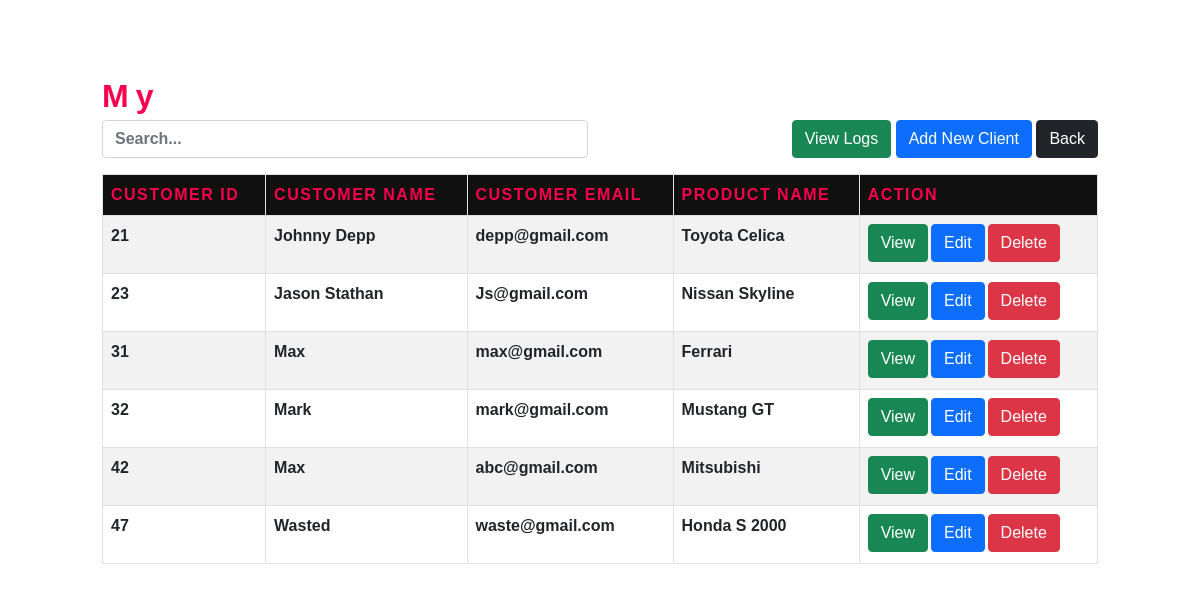
/shop/home.php (signed in), run on the app's committed database.
### tables this page shows
CREATE TABLE `orders` (
  `order_id` int(11) NOT NULL,
  `customer_id` int(11) NOT NULL,
  `product_id` int(11) NOT NULL,
  `order_date` timestamp NOT NULL DEFAULT current_timestamp() ON UPDATE current_timestamp()
);

CREATE TABLE `customers` (
  `customer_id` int(11) NOT NULL,
  `customer_name` varchar(50) NOT NULL,
  `customer_email` varchar(100) NOT NULL
);

CREATE TABLE `products` (
  `product_id` int(11) NOT NULL,
  `product_name` varchar(50) NOT NULL,
  `product_price` decimal(20,2) NOT NULL
);

### shop/home.php (the view, shortened to what this page needs)
<?php
$db_host = 'localhost';
$db_user = 'root';
$db_pass = '';
$db_name = 'myshop';
$conn = mysqli_connect($db_host, $db_user, $db_pass, $db_name);
        $sql = "SELECT orders.order_id, customers.customer_id, customers.customer_name, customers.customer_email, products.product_name
        FROM orders
        JOIN customers ON orders.customer_id = customers.customer_id
        JOIN products ON orders.product_id = products.product_id";
        $result = mysqli_query($conn, $sql);
?>
<!DOCTYPE html>
<html>
<head>
    <link href="https://cdn.jsdelivr.net/npm/bootstrap@5.0.2/dist/css/bootstrap.min.css" rel="stylesheet">
    <link rel="stylesheet" href="https://cdn.jsdelivr.net/npm/sweetalert2@11.0.20/dist/sweetalert2.min.css">
    <link rel="stylesheet" href="home.css?v=<?php echo time(); ?>">
</head>
<body class ="body-bg">
<br><br><br>
<span id="static-text">My</span>
<div class="container-fluid" style="padding-left: 8.5%; padding-right: 8.5%;">
    <div class="row">
        <div class="col-12 col-md-6">
            <div class="input-group mb-3">
                <input type="text" id="myInput" class="form-control" placeholder="Search...">
            </div>
        </div>
        <div class="col-12 col-md-6 text-md-end">
            <a class="btn btn-success" href="logs.php" role="button">View Logs</a>
            <a class="btn btn-primary" href="create.php" role="button">Add New Client</a>
            <a class="btn btn-dark" href="navigation.php" role="button">Back</a>
        </div>
    </div>
</div>
            <table class="table table-striped table-hover table-bordered">
    <thead class="thead-dark">
        <tr>
            <th>Customer ID</th>
            <th>Customer Name</th>
            <th>Customer Email</th>
            <th>Product Name</th>
            <th>Action</th>
        </tr>
    </thead>
    <tbody id="myTable">
        <?php while ($row = mysqli_fetch_assoc($result)): ?>
            <tr>
                <td><?php echo $row['customer_id']; ?></td>
                <td><?php echo $row['customer_name']; ?></td>
                <td><?php echo $row['customer_email']; ?></td>
                <td><?php echo $row['product_name']; ?></td>
                <td>
                    <div class="btn-group" role="group" aria-label="Actions">
                        <form method="GET" action="view.php">
                            <button type="submit" class="btn btn-success">View</button>
                        </form>
                        <form method="GET" action="edit.php">
                            <button type="submit" class="btn btn-primary">Edit</button>
                        </form>
                        <form method="POST" action="delete.php" onsubmit="return confirmDelete(event)">
                            <button type="submit" class="btn btn-danger">Delete</button>
                        </form>
                    </div>
                </td>
            </tr>
        <?php endwhile; ?>
    </tbody>
</table>
</body>
</html>

### shop/home.css (style rules this page uses)
body { font-family: 'Century Gothic', sans-serif; font-weight: 600; }
.body-bg { background-image: url('image2.jpeg'); background-size: cover; background-repeat: no-repeat; background-position: center; background-attachment: fixed; }
#static-text { font-size: 32px; margin-left: 8.5%; letter-spacing: 7px; color:#f9004d; }
table { max-width: 83%; margin: 0 auto; border: solid 1px black; background-color: rgba(255, 255, 255, 0.7); }
#myTable tr { animation-name: fadeIn; animation-duration: 0.5s; }
#myInput { font-weight: bolder; box-shadow: none; }
.btn-group form { margin-bottom: 3px; }
.btn-group form button { margin-right: 3px; }
table.table thead th { color: #f9004d; background-color: #101010; text-transform: uppercase; letter-spacing: 1.5px; }

### data on the page
orders: customer.customer_id "21", customer.customer_name "Johnny Depp", customer.customer_email "depp@gmail.com", product.product_name "Toyota Celica"
orders: customer.customer_id "23", customer.customer_name "Jason Stathan", customer.customer_email "Js@gmail.com", product.product_name "Nissan Skyline"
orders: customer.customer_id "31", customer.customer_name "Max", customer.customer_email "max@gmail.com", product.product_name "Ferrari"
orders: customer.customer_id "32", customer.customer_name "Mark", customer.customer_email "mark@gmail.com", product.product_name "Mustang GT"
orders: customer.customer_id "42", customer.customer_name "Max", customer.customer_email "abc@gmail.com", product.product_name "Mitsubishi"
orders: customer.customer_id "47", customer.customer_name "Wasted", customer.customer_email "waste@gmail.com", product.product_name "Honda S 2000"
